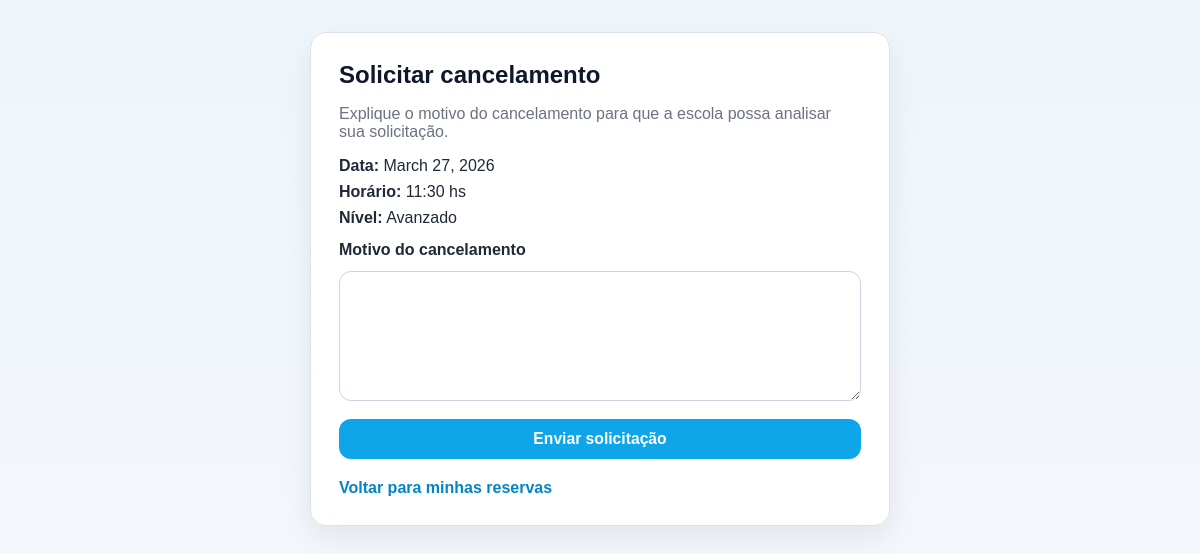
Page /reservas/solicitar-cancelacion/12/ (signed in) on the committed database.
### surf_school/models.py (models this page shows, shortened)
class Reserva(models.Model):#Crea el modelo de Reserva
    ESTADO_OPCIONES = [#Opciones de estado de una reserva
        ('P', 'Pendiente'),
        ('C', 'Confirmada'),
        ('X', 'Cancelada'),
    ]
    alumno = models.ForeignKey(Alumno, on_delete=models.CASCADE)#el alumno es la llave foranea, haciendo que la existencia de la reserva dependa de la existencia del alumno en la base de de datos
    clase = models.ForeignKey(Clase, on_delete=models.CASCADE)#la clase es la llave foranea, haciendo que la existencia de la reserva dependa de la existencia de la clase en la base de datos
    estado = models.CharField(max_length=1, choices=ESTADO_OPCIONES, default='P')#El estado por defecto es Pendiente , se selecciona a partir de ESTADO_OPCIONES

class Clase(models.Model):#Modelo para clases
    TURNO_OPCIONES = [#opciones de turnos:
        ('1', '07:00 hs'),
        ('2', '08:30 hs'),
        ('3', '10:00 hs'),
        ('4', '11:30 hs'),
        ('5', '13:00 hs'),
        ('6', '14:30 hs'),
        ('7', '16:30 hs'),
    ]
    fecha = models.DateField(default=fecha_default)#la fecha tine que tener formato de fecha(por defecto selecciona la fecha del dia siguiente)
    turno = models.CharField(max_length=1, choices=TURNO_OPCIONES)#el turno se selecciona de las opciones disponibles en TURNO_OPCIONES
    cupo_maximo = models.IntegerField(default=5)#Numero maximo de alumnos por clase(5 por defecto)
    nivel = models.CharField(max_length=1, choices=Alumno.NIVEL, default='P')#El nivel de la clase se selecciona de las opciones de NIVEL disponibles en el modelo Alumno(por defecto principiante)

### surf_school/views.py (the view, shortened to what this page needs)
# urls.py: path('reservas/solicitar-cancelacion/<int:reserva_id>/', solicitar_cancelacion_view, name='solicitar_cancelacion'),
@login_required
def solicitar_cancelacion_view(request, reserva_id):#obtenemos la reserva que se quiere cancelar a traves de un id
    reserva = get_object_or_404(Reserva, id=reserva_id, alumno=request.user.alumno)
    if reserva.estado != 'C':
        messages.error(request, 'Solo puedes solicitar cancelación de reservas confirmadas.')
        return redirect('mis_reservas')#solo se puede usar esta funcion en caso que sea una reserva confirmada
    solicitud_existente = SolicitudCancelacion.objects.filter(reserva=reserva, estado='P').first()
    if solicitud_existente:
        messages.error(request, 'Ya existe una solicitud pendiente para esta reserva.')
        return redirect('mis_reservas')#solo nos permite una solicitud por reserva
    return render(request, 'solicitar_cancelacion.html', {'reserva': reserva})

### surf_school/templates/solicitar_cancelacion.html (shortened to what this page needs)
{% load static %}
<!DOCTYPE html>
<html lang="pt-BR">
<head>
    <link rel="stylesheet" href="{% static 'css/main.css' %}">
</head>
<body>
    <main class="page">
        <div class="container page-narrow">
            <section class="form-card">
                <h1>Solicitar cancelamento</h1>
                <p class="subtitle">Explique o motivo do cancelamento para que a escola possa analisar sua solicitação.</p>
                <div class="info-list">
                    <p><strong>Data:</strong> {{ reserva.clase.fecha }}</p>
                    <p><strong>Horário:</strong> {{ reserva.clase.get_turno_display }}</p>
                    <p><strong>Nível:</strong> {{ reserva.clase.get_nivel_display }}</p>
                </div>
                <form method="post">
                    <div>
                        <label for="motivo">Motivo do cancelamento</label>
                        <textarea name="motivo" id="motivo" required></textarea>
                    </div>
                    <button type="submit">Enviar solicitação</button>
                </form>
                <div class="footer-links">
                    <a class="text-link" href="{% url 'mis_reservas' %}">Voltar para minhas reservas</a>
                </div>
            </section>
        </div>
    </main>
</body>
</html>

### surf_school/static/css/main.css (style rules this page uses)
:root { --bg: #f4f7fb; --surface: #ffffff; --surface-soft: #f8fafc; --text: #1f2937; --muted: #6b7280; --border: #dbe3ee; --primary: #0ea5e9; --primary-hover: #0284c7; --success: #16a34a; --warning: #d97706; --danger: #dc2626; --danger-hover: #b91c1c; --shadow: 0 12px 30px rgba(15, 23, 42, 0.08); --radius: 16px; }
* { box-sizing: border-box; }
body { margin: 0; font-family: Arial, sans-serif; background: linear-gradient(180deg, #eef6fb 0%, var(--bg) 100%); color: var(--text); }
.container { width: min(1100px, calc(100% - 32px)); margin: 0 auto; }
.page { padding: 32px 0 48px; }
.page-narrow { max-width: 580px; margin: 0 auto; }
.nav-links a, .inline-links a, .text-link { color: var(--primary-hover); text-decoration: none; font-weight: 600; }
.hero, .card, .form-card, .info-card, .empty-state, .message { background: var(--surface); border: 1px solid var(--border); border-radius: var(--radius); box-shadow: var(--shadow); }
.hero h1, .hero h2, .section-title, .form-card h1, .form-card h2 { margin-top: 0; margin-bottom: 10px; color: #0f172a; }
.hero p, .subtitle, .muted { color: var(--muted); }
.info-list { display: grid; gap: 8px; margin: 14px 0; }
.info-list p { margin: 0; }
.form-card { padding: 28px; }
.form-card form { display: grid; gap: 14px; }
label { display: block; font-weight: 700; margin-bottom: 6px; }
input, select, textarea { width: 100%; padding: 12px 14px; border: 1px solid #cbd5e1; border-radius: 12px; background: #fff; color: var(--text); font-size: 1rem; }
textarea { min-height: 130px; resize: vertical; }
.btn, button { display: inline-flex; align-items: center; justify-content: center; gap: 8px; padding: 11px 16px; border: none; border-radius: 12px; cursor: pointer; font-weight: 700; font-size: 0.98rem; text-decoration: none; transition: transform 0.15s ease, opacity 0.15s ease, background-color 0.15s ease; }
.btn-primary, button, .btn-reserve { background: var(--primary); color: #fff; }
.footer-links { display: flex; flex-wrap: wrap; gap: 14px; margin-top: 20px; }
.form-card form label { display: block; font-weight: 700; margin-bottom: 6px; }
.form-card form input, .form-card form select, .form-card form textarea { margin-top: 6px; }

### rows in the picture
Reserva: clase.fecha "March 27, 2026", clase.turno "11:30 hs", clase.nivel "Avanzado"
